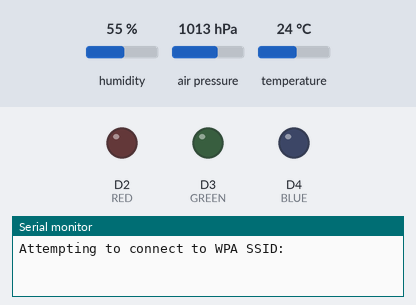
This sketch was run on a simulated Arduino MKR. Parts: output pins drawn as LEDs (lit = HIGH), the last lines printed to the serial monitor. Wiring (inferred from the names in the program): BME280 sensor at I2C address 0x76. Inputs (shaded band) come from the test bench; at power-on: humidity 55 %, air pressure 1013 hPa, temperature 24 °C. WiFi joins after 1.5 s; servers stay silent unless stated; uploads are accepted with an empty reply; not simulated (calls return 0 or success): arduino_secrets.h.

Above: at 0.1 s.
At 11.6 s:
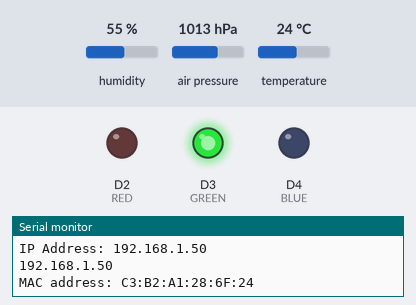
At 22.1 s:
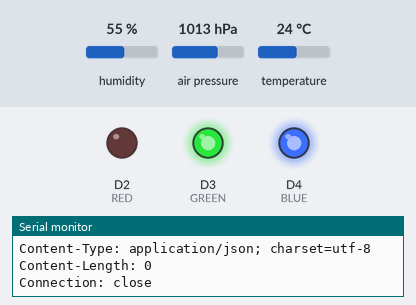
Timing chart, 0 to 93.8 s (numbered marks = the images above):
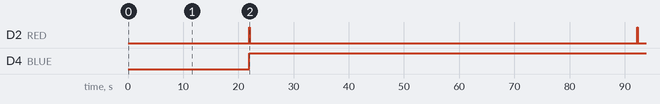

The sketch:

arduinoiot33.ino
```cpp
#include <Adafruit_BusIO_Register.h>
#include <Adafruit_I2CDevice.h>
#include <Adafruit_I2CRegister.h>
#include <Adafruit_SPIDevice.h>

#include <Adafruit_BME280.h>

#include <Adafruit_BME280.h>

#include <Adafruit_BME280.h>

#include <Adafruit_BME280.h>

#include <Adafruit_BME280.h>

/*

 This example connects to an encrypted Wifi network.

 Then it prints the  MAC address of the Wifi module,

 the IP address obtained, and other network details and send a HTTP request and reads the server response.

 created 13 July 2010

 by dlf (Metodo2 srl)

 modified 31 May 2012

 by Tom Igoe

 modified Aug 2023

 by Jean-Frederic Clere

 */
#include <SPI.h>
#include <WiFiNINA.h>
#include <Arduino.h>
#include "Bme280.h"
#include "base64encode.h"

#include "arduino_secrets.h"
///////please enter your sensitive data in the Secret tab/arduino_secrets.h
char ssid[] = MY_SSID;        // your network SSID (name)
char pass[] = MY_PASS;    // your network password (use for WPA, or use as key for WEP)
char user_pass[] = USER_PASS; // httpd user/password
char BASE_URI[] = URL; // Where to put the file.

/* For the other part of example  */
char SERVER[] = "jfclere.myddns.me";
int READ_TIMEOUT = 60;

#define RED 2
#define GREEN 3
#define BLUE 4

char base64[128];

int count;

Bme280TwoWire sensor;

void setup() {

  //Initialize serial and wait for port to open:
  pinMode(RED, OUTPUT);
  pinMode(GREEN, OUTPUT);
  pinMode(BLUE, OUTPUT);

  Serial.begin(9600);
  Wire.begin();
  base64_encode(user_pass, base64);

  // check for the WiFi module:

  if (WiFi.status() == WL_NO_MODULE) {

    Serial.println("Communication with WiFi module failed!");

    // don't continue

    while (true);

  }

  String fv = WiFi.firmwareVersion();

  if (fv < WIFI_FIRMWARE_LATEST_VERSION) {

    Serial.println("Please upgrade the firmware");

  }

  connecttowifi();

  // you're connected now, so print out the data:

  Serial.print("You're connected to the network");

  printCurrentNet();

  printWifiData();

  sensor.begin(Bme280TwoWireAddress::Primary);
  sensor.setSettings(Bme280Settings::indoor());

  count = 6;

}

void loop() {

  // check the network connection once every 10 seconds:
  if (WiFi.status() != WL_CONNECTED)
    digitalWrite(GREEN, LOW);
  delay(10000);

  Serial.println("Starting loop");


  printCurrentNet();
  if (count == 6) {
    auto temperature = String(sensor.getTemperature()) + "C";
    auto pressure = String(sensor.getPressure() / 100.0) + "hPa";
    auto humidity = String(sensor.getHumidity()) + "%";

    String measurements = "Temperature : " + temperature + "\nPressure : " + pressure + "\nHumidity : " + humidity +"\n";
    Serial.println(measurements);
    Serial.println("have BME280 info");
    if (!sendtojfc(measurements)) {
      Serial.print("Something is fishy...");
      digitalWrite(BLUE, LOW);
      WiFi.end();
      connecttowifi();
    } else {
      count = 0;
    }
  } else
    count++;
}

void connecttowifi() {
  // attempt to connect to Wifi network:
  int status;
  while (status != WL_CONNECTED) {

    Serial.print("Attempting to connect to WPA SSID: ");

    Serial.println(ssid);

    // Connect to WPA/WPA2 network:

    status = WiFi.begin(ssid, pass);

    // wait 10 seconds for connection:

    delay(10000);

  }
  digitalWrite(GREEN, HIGH);

}

void printWifiData() {

  // print your board's IP address:

  IPAddress ip = WiFi.localIP();

  Serial.print("IP Address: ");

  Serial.println(ip);

  Serial.println(ip);

  // print your MAC address:

  byte mac[6];

  WiFi.macAddress(mac);

  Serial.print("MAC address: ");

  printMacAddress(mac);
}

void printCurrentNet() {

  // print the SSID of the network you're attached to:

  Serial.print("SSID: ");

  Serial.println(WiFi.SSID());

  // print the MAC address of the router you're attached to:

  byte bssid[6];

  WiFi.BSSID(bssid);

  Serial.print("BSSID: ");

  printMacAddress(bssid);

  // print the received signal strength:

  long rssi = WiFi.RSSI();

  Serial.print("signal strength (RSSI):");

  Serial.println(rssi);

  // print the encryption type:

  byte encryption = WiFi.encryptionType();

  Serial.print("Encryption Type:");

  Serial.println(encryption, HEX);

  Serial.println();
}

void printMacAddress(byte mac[]) {

  for (int i = 5; i >= 0; i--) {

    if (mac[i] < 16) {

      Serial.print("0");

    }

    Serial.print(mac[i], HEX);

    if (i > 0) {

      Serial.print(":");

    }

  }

  Serial.println();
}

bool sendtojfc(String data) {
  WiFiSSLClient client;
  Serial.println("\nStarting connection to server...");
  // if you get a connection, report back via serial:
  if (!client.connect(SERVER, 443)) {
    Serial.println("Connection failed!");
    client.stop();
    digitalWrite(BLUE, LOW);
    return false;
  } else {
    digitalWrite(BLUE, HIGH);
    Serial.println("Connected ...");
    Serial.print("PUT ");
    Serial.print(BASE_URI);
    Serial.print("/temp.txt");
    Serial.println(" HTTP/1.1");
    Serial.print("Host: ");
    Serial.println(SERVER);
    Serial.print("Authorization: Basic ");
    Serial.println(base64);
    Serial.println("User-Agent: LED Map Client");
    Serial.print("Content-Length: ");
    Serial.println(data.length());
    Serial.println("Expect: 100-continue");
    Serial.println();
    Serial.print(data);
    // Make a HTTP request, and print it to console:

    client.print("PUT ");
    client.print(BASE_URI);
    client.print("/temp.txt");
    client.println(" HTTP/1.1");
    client.print("Host: ");
    client.println(SERVER);
    client.print("Authorization: Basic ");
    client.println(base64);
    client.println("User-Agent: LED Map Client");
    client.print("Content-Length: ");
    client.println(data.length());
    client.println("Expect: 100-continue");
    client.println();
    client.print(data);

    client.flush();
    unsigned long t = millis(); // start time

    Serial.println("Getting data");

    while (!client.connected()) {
      if ((millis() - t) >= (READ_TIMEOUT * 1000)) {
        Serial.println("---Timeout---");
        client.stop();
        return false;
      }
      Serial.print(".");
      delay(1000);
    }

    // Read the response
    while (client.connected()) {
      digitalWrite(RED, HIGH);
      if (client.available()) {

          char c = client.read();

          Serial.write(c);
      }

    }
    client.stop();
    digitalWrite(RED, LOW);
  }
  Serial.println("");
  return true;
}
```

Bme280.cpp
```cpp
#include "Bme280.h"
#include <assert.h>

#ifndef ARDUINO_BME280_UNIT_TEST
/* Arduino */
#include <Arduino.h>
#else
/* Mocks */
#include <mocks/Arduino.h>
#endif

Bme280::~Bme280() {}

namespace internal {

AbstractBme280::~AbstractBme280() {}

uint8_t AbstractBme280::getChipId() const { return chipId_; }
Bme280CalibrationData AbstractBme280::getCalibrationData() const {
  return calibrationData_;
}

Bme280Settings AbstractBme280::getSettings() const {
  config_.value = read8(Bme280RegisterAddressConfig);
  ctrlHum_.value = read8(Bme280RegisterAddressCtrlHum);
  ctrlMeas_.value = read8(Bme280RegisterAddressCtrlMeas);

  return {
      .mode = static_cast<Bme280Mode>(ctrlMeas_.mode),
      .temperatureOversampling =
          static_cast<Bme280Oversampling>(ctrlMeas_.osrsT),
      .pressureOversampling = static_cast<Bme280Oversampling>(ctrlMeas_.osrsP),
      .humidityOversampling = static_cast<Bme280Oversampling>(ctrlHum_.osrsH),
      .filter = static_cast<Bme280Filter>(config_.filter),
      .standbyTime = static_cast<Bme280StandbyTime>(config_.tSb)};
}

float AbstractBme280::getTemperature() const {
  int32_t rawTemperature = read24(Bme280RegisterAddressTemperatureData);
  if (rawTemperature == 0x800000) {
    return NAN;
  }
  rawTemperature >>= 4;

  int32_t var1 =
      ((((rawTemperature >> 3) - ((int32_t)calibrationData_.digT1 << 1))) *
       ((int32_t)calibrationData_.digT2)) >>
      11;

  int32_t var2 =
      (((((rawTemperature >> 4) - ((int32_t)calibrationData_.digT1)) *
         ((rawTemperature >> 4) - ((int32_t)calibrationData_.digT1))) >>
        12) *
       ((int32_t)calibrationData_.digT3)) >>
      14;

  temperatureFine_ = var1 + var2;

  float temperature = (temperatureFine_ * 5 + 128) >> 8;
  return temperature / 100;
}

float AbstractBme280::getPressure() const {
  getTemperature();

  int32_t rawPressure = read24(Bme280RegisterAddressPressureData);
  if (rawPressure == 0x800000) {
    return NAN;
  }
  rawPressure >>= 4;

  int64_t var1 = ((int64_t)temperatureFine_) - 128000;
  int64_t var2 = var1 * var1 * (int64_t)calibrationData_.digP6;
  var2 = var2 + ((var1 * (int64_t)calibrationData_.digP5) << 17);
  var2 = var2 + (((int64_t)calibrationData_.digP4) << 35);
  var1 = ((var1 * var1 * (int64_t)calibrationData_.digP3) >> 8) +
         ((var1 * (int64_t)calibrationData_.digP2) << 12);
  var1 =
      (((((int64_t)1) << 47) + var1)) * ((int64_t)calibrationData_.digP1) >> 33;

  if (var1 == 0) {
    return 0;
  }

  int64_t pressure = 1048576 - rawPressure;
  pressure = (((pressure << 31) - var2) * 3125) / var1;
  var1 = (((int64_t)calibrationData_.digP9) * (pressure >> 13) *
          (pressure >> 13)) >>
         25;
  var2 = (((int64_t)calibrationData_.digP8) * pressure) >> 19;

  pressure = ((pressure + var1 + var2) >> 8) +
             (((int64_t)calibrationData_.digP7) << 4);
  return (float)pressure / 256;
}

float AbstractBme280::getHumidity() const {
  getTemperature();

  int32_t rawHumidity = read16(Bme280RegisterAddressHumidityData);
  if (rawHumidity == 0x8000) {
    return NAN;
  }

  int32_t var1 = (temperatureFine_ - ((int32_t)76800));
  var1 = (((((rawHumidity << 14) - (((int32_t)calibrationData_.digH4) << 20) -
             (((int32_t)calibrationData_.digH5) * var1)) +
            ((int32_t)16384)) >>
           15) *
          (((((((var1 * ((int32_t)calibrationData_.digH6)) >> 10) *
               (((var1 * ((int32_t)calibrationData_.digH3)) >> 11) +
                ((int32_t)32768))) >>
              10) +
             ((int32_t)2097152)) *
                ((int32_t)calibrationData_.digH2) +
            8192) >>
           14));

  var1 = (var1 - (((((var1 >> 15) * (var1 >> 15)) >> 7) *
                   ((int32_t)calibrationData_.digH1)) >>
                  4));
  var1 = (var1 < 0) ? 0 : var1;
  var1 = (var1 > 419430400) ? 419430400 : var1;

  float humidity = (var1 >> 12);
  return humidity / 1024;
}

void AbstractBme280::setSettings(const Bme280Settings settings) {
  ctrlMeas_.mode = static_cast<uint8_t>(settings.mode);
  ctrlMeas_.osrsT = static_cast<uint8_t>(settings.temperatureOversampling);
  ctrlMeas_.osrsP = static_cast<uint8_t>(settings.pressureOversampling);

  ctrlHum_.osrsH = static_cast<uint8_t>(settings.humidityOversampling);

  config_.filter = static_cast<uint8_t>(settings.filter);
  config_.tSb = static_cast<uint8_t>(settings.standbyTime);

  write8(Bme280RegisterAddressCtrlMeas,
         static_cast<uint8_t>(Bme280Mode::Sleep));

  write8(Bme280RegisterAddressConfig, config_.value);
  write8(Bme280RegisterAddressCtrlHum, ctrlHum_.value);
  write8(Bme280RegisterAddressCtrlMeas, ctrlMeas_.value);

  delay(100);
}

void AbstractBme280::reset() { write8(Bme280RegisterAddressReset, 0xB6); }

void AbstractBme280::sleep() {
  auto settings = getSettings();
  settings.mode = Bme280Mode::Sleep;
  setSettings(settings);
}

void AbstractBme280::wakeUp() {
  auto settings = getSettings();
  settings.mode = Bme280Mode::Normal;
  setSettings(settings);
}

void AbstractBme280::wakeUpForced() {
  auto settings = getSettings();
  settings.mode = Bme280Mode::Forced;
  setSettings(settings);
}

bool AbstractBme280::setup() {
  chipId_ = read8(Bme280RegisterAddressChipId);

  reset();
  delay(10);

  const uint32_t startTime = millis();
  while (isImUpdate()) {
    if (millis() - startTime >= ARDUINO_BME280_TIMEOUT) {
      return false;
    }

    delay(20);
  }

  readCalibrationData();
  setSettings(Bme280Settings::defaults());

  return true;
}

bool AbstractBme280::isImUpdate() const {
  Bme280RegisterStatus status;
  status.value = read8(Bme280RegisterAddressStatus);
  return status.imUpdate != 0;
}

bool AbstractBme280::isMeasuring() const {
  Bme280RegisterStatus status;
  status.value = read8(Bme280RegisterAddressStatus);
  return status.measuring == 1;
}

void AbstractBme280::readCalibrationData() const {
  calibrationData_.digT1 = read16LittleEndian(Bme280RegisterAddressDigT1);
  calibrationData_.digT2 = read16SignedLittleEndian(Bme280RegisterAddressDigT2);
  calibrationData_.digT3 = read16SignedLittleEndian(Bme280RegisterAddressDigT3);

  calibrationData_.digP1 = read16LittleEndian(Bme280RegisterAddressDigP1);
  calibrationData_.digP2 = read16SignedLittleEndian(Bme280RegisterAddressDigP2);
  calibrationData_.digP3 = read16SignedLittleEndian(Bme280RegisterAddressDigP3);
  calibrationData_.digP4 = read16SignedLittleEndian(Bme280RegisterAddressDigP4);
  calibrationData_.digP5 = read16SignedLittleEndian(Bme280RegisterAddressDigP5);
  calibrationData_.digP6 = read16SignedLittleEndian(Bme280RegisterAddressDigP6);
  calibrationData_.digP7 = read16SignedLittleEndian(Bme280RegisterAddressDigP7);
  calibrationData_.digP8 = read16SignedLittleEndian(Bme280RegisterAddressDigP8);
  calibrationData_.digP9 = read16SignedLittleEndian(Bme280RegisterAddressDigP9);

  calibrationData_.digH1 = read8(Bme280RegisterAddressDigH1);
  calibrationData_.digH2 = read16SignedLittleEndian(Bme280RegisterAddressDigH2);
  calibrationData_.digH3 = read8(Bme280RegisterAddressDigH3);
  calibrationData_.digH4 =
      (static_cast<int8_t>(read8(Bme280RegisterAddressDigH4)) << 4) |
      (read8(Bme280RegisterAddressDigH4 + 1) & 0xF);
  calibrationData_.digH5 =
      (static_cast<int8_t>(read8(Bme280RegisterAddressDigH5 + 1)) << 4) |
      (read8(Bme280RegisterAddressDigH5) >> 4);
  calibrationData_.digH6 =
      static_cast<int8_t>(read8(Bme280RegisterAddressDigH6));
}

int16_t AbstractBme280::read16Signed(const uint8_t registerAddress) const {
  return static_cast<int16_t>(read16(registerAddress));
}

uint16_t AbstractBme280::read16LittleEndian(
    const uint8_t registerAddress) const {
  uint16_t value = read16(registerAddress);
  return (value >> 8) | (value << 8);
}

int16_t AbstractBme280::read16SignedLittleEndian(
    const uint8_t registerAddress) const {
  return static_cast<int16_t>(read16LittleEndian(registerAddress));
}

}  // namespace internal

Bme280TwoWire::Bme280TwoWire() : wire_(nullptr) {}

Bme280TwoWire::~Bme280TwoWire() {}

#if !defined(NO_GLOBAL_INSTANCES) && !defined(NO_GLOBAL_TWOWIRE)

bool Bme280TwoWire::begin() { return begin(Bme280TwoWireAddress::Primary); }

bool Bme280TwoWire::begin(const Bme280TwoWireAddress address) {
  return begin(address, &Wire);
}

#endif

bool Bme280TwoWire::begin(const Bme280TwoWireAddress address, TwoWire *wire) {
  address_ = static_cast<uint8_t>(address);
  wire_ = wire;
  return setup();
}

uint8_t Bme280TwoWire::getAddress() const { return address_; }

void Bme280TwoWire::write8(const uint8_t registerAddress, uint8_t value) {
  assert(wire_ != nullptr);

  wire_->beginTransmission(address_);
  wire_->write(registerAddress);
  wire_->write(value);
  wire_->endTransmission();
}

uint8_t Bme280TwoWire::read8(const uint8_t registerAddress) const {
  assert(wire_ != nullptr);

  wire_->beginTransmission(address_);
  wire_->write(registerAddress);
  wire_->endTransmission();
  wire_->requestFrom(address_, 1u);

  return wire_->read();
}

uint16_t Bme280TwoWire::read16(const uint8_t registerAddress) const {
  assert(wire_ != nullptr);

  wire_->beginTransmission(address_);
  wire_->write(registerAddress);
  wire_->endTransmission();
  wire_->requestFrom(address_, 2u);

  return (wire_->read() << 8) | wire_->read();
}

uint32_t Bme280TwoWire::read24(const uint8_t registerAddress) const {
  assert(wire_ != nullptr);

  wire_->beginTransmission(address_);
  wire_->write(registerAddress);
  wire_->endTransmission();
  wire_->requestFrom(address_, 3u);

  uint32_t value = wire_->read();
  value <<= 8;
  value |= wire_->read();
  value <<= 8;
  value |= wire_->read();

  return value;
}

Bme280FourWire::Bme280FourWire() : spi_(nullptr) {}

Bme280FourWire::~Bme280FourWire() {}

const SPISettings Bme280FourWire::spiSettings_ =
    SPISettings(SPISettings(500000, MSBFIRST, SPI_MODE0));

#if !defined(NO_GLOBAL_INSTANCES) && !defined(NO_GLOBAL_SPI)

bool Bme280FourWire::begin(const uint8_t csPin) { return begin(csPin, &SPI); }

#endif

bool Bme280FourWire::begin(const uint8_t csPin, SPIClass *spi) {
  spi_ = spi;
  csPin_ = csPin;

  pinMode(csPin_, OUTPUT);
  digitalWrite(csPin_, HIGH);

  return setup();
}

uint8_t Bme280FourWire::getCsPin() const { return csPin_; }

void Bme280FourWire::write8(const uint8_t registerAddress, uint8_t value) {
  assert(spi_ != nullptr);

  ControlByte control;
  control.registerAddress = registerAddress;
  control.rw = 0;

  spi_->beginTransaction(spiSettings_);
  digitalWrite(csPin_, LOW);

  spi_->transfer(control.value);
  spi_->transfer(value);

  digitalWrite(csPin_, HIGH);
  spi_->endTransaction();
}

uint8_t Bme280FourWire::read8(const uint8_t registerAddress) const {
  assert(spi_ != nullptr);

  ControlByte control;
  control.registerAddress = registerAddress;
  control.rw = 1;

  spi_->beginTransaction(spiSettings_);
  digitalWrite(csPin_, LOW);

  spi_->transfer(control.value);
  uint8_t value = spi_->transfer(0);

  digitalWrite(csPin_, HIGH);
  spi_->endTransaction();

  return value;
}

uint16_t Bme280FourWire::read16(const uint8_t registerAddress) const {
  assert(spi_ != nullptr);

  ControlByte control;
  control.registerAddress = registerAddress;
  control.rw = 1;

  spi_->beginTransaction(spiSettings_);
  digitalWrite(csPin_, LOW);

  spi_->transfer(control.value);
  uint16_t value = (spi_->transfer(0) << 8) | spi_->transfer(0);

  digitalWrite(csPin_, HIGH);
  spi_->endTransaction();

  return value;
}

uint32_t Bme280FourWire::read24(const uint8_t registerAddress) const {
  assert(spi_ != nullptr);

  ControlByte control;
  control.registerAddress = registerAddress;
  control.rw = 1;

  spi_->beginTransaction(spiSettings_);
  digitalWrite(csPin_, LOW);

  spi_->transfer(control.value);
  uint32_t value = spi_->transfer(0);
  value <<= 8;
  value |= spi_->transfer(0);
  value <<= 8;
  value |= spi_->transfer(0);

  digitalWrite(csPin_, HIGH);
  spi_->endTransaction();

  return value;
}
```

Source omitted: Bme280.h (9205 bytes), base64encode.cpp (1723 bytes), base64encode.h (132 bytes)

Measured:
- by itself, D2 (RED): alternates HIGH for 0.04 s and LOW for 70.3 s
- by itself, D4 (BLUE): LOW → HIGH at 21.9 s
